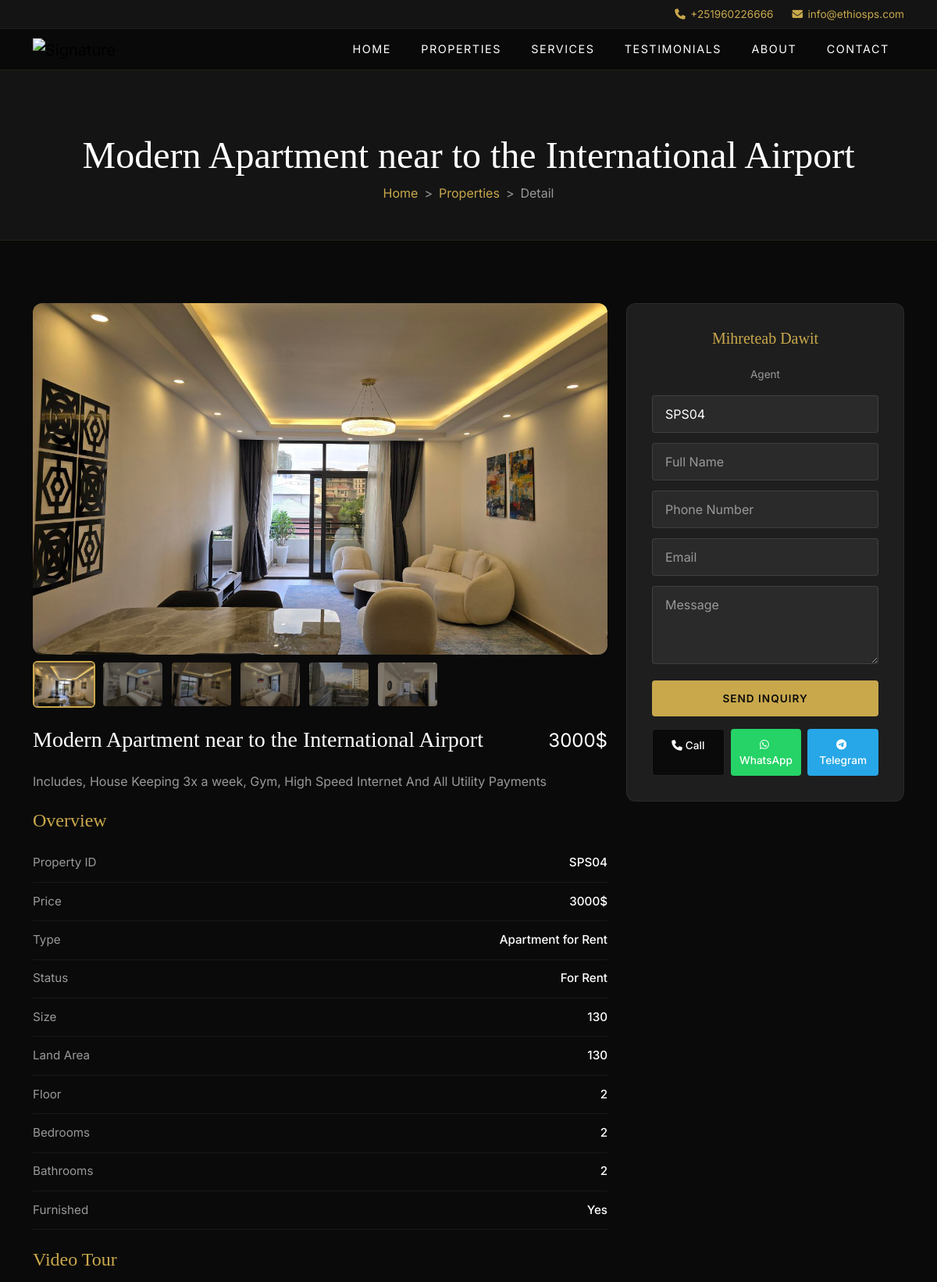
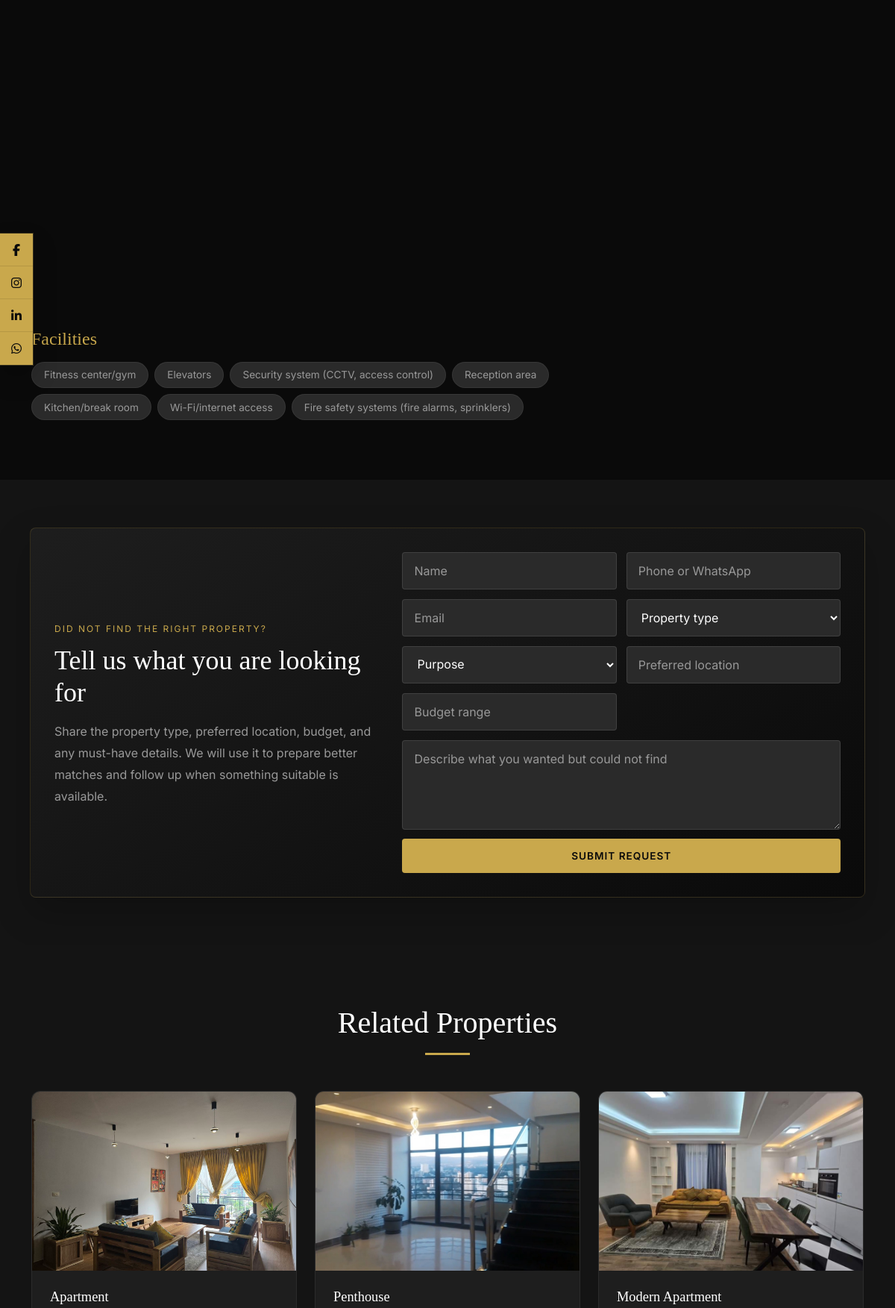
The app's page /properties/modern-apartment-near-to-the-international-airport (upper part) with its own data (2 pictures, top to bottom).
### signatureapp/models.py (models this page shows, shortened)
class contact(models.Model):
    google_map=models.CharField(max_length=600, blank=True)
    phone_number=models.CharField(max_length=600, blank=True)
    office_phone=models.CharField(max_length=600, blank=True)
    email=models.CharField(max_length=600, blank=True)
    website=models.CharField(max_length=600, blank=True)
    address=models.CharField(max_length=600, blank=True)
    facebook=models.CharField(max_length=600, blank=True)
    instagram=models.CharField(max_length=600, blank=True)
    linkden=models.CharField(max_length=600, blank=True)
    class Meta:
        verbose_name =("contact")
        verbose_name_plural =("Contact Us")

class propertys(models.Model):
    STATUS= [
        ('For Sale','For Sale'),
        ('For Rent','For Rent'),
    ]
    property_id = models.CharField(max_length=20, unique=True, blank=True, null=True)
    property_title= models.CharField(max_length=600, blank=True)
    slug= models.SlugField(unique=True, null=False)
    price = models.CharField(max_length=100,blank=True)
    price_amount   = models.IntegerField(null=True, blank=True, help_text="Numeric price value, parsed from price text")
    price_currency = models.CharField(max_length=8, blank=True, default='', help_text="ETB, USD, or empty")
    property_types = models.ForeignKey(catagory, on_delete=models.PROTECT)
    agent = models.ForeignKey(egent, on_delete=models.PROTECT,blank=True,null=True )
    facilitie = models.ManyToManyField(facilities )
    property_location= models.CharField(max_length=100,blank=True)
    property_size =models.IntegerField()
    property_area =models.IntegerField()
    property_status = models.CharField(max_length=100, choices=STATUS,default='draft')
    property_floor =models.IntegerField()
    bedrooms= models.CharField(max_length=100,blank=True)
    bathrooms= models.CharField(max_length=100,blank=True)
    furnished= models.CharField(max_length=100,blank=True)
    property_short_discription= models.TextField(blank=True)
    main_image = models.ImageField(upload_to ='products', blank=True)
    slide_1 = models.ImageField(upload_to ='products', blank=True)
    slide_2 = models.ImageField(upload_to ='products', blank=True)
    slide_3 = models.ImageField(upload_to ='products', blank=True)
    slide_4 = models.ImageField(upload_to ='products', blank=True)
    slide_5 = models.ImageField(upload_to ='products', blank=True)
    slide_6 = models.ImageField(upload_to ='products', blank=True)
    video_link=models.URLField(max_length=600, blank=True)
    last_update = models.DateTimeField(auto_now=True)
    class Meta:
        verbose_name =("propertys")
        verbose_name_plural =("Propertys")
    def _property_type_name(self):
        if not self.property_types_id:
            return ""
        return (self.property_types.catagorys or "").lower()
    @staticmethod
    def _has_display_value(value):
        if value is None:
            return False
        text = str(value).strip()
        return bool(text) and text.lower() not in {"0", "no", "none", "n/a", "na"}
    def is_land_listing(self):
        return "land" in self._property_type_name()
    def is_residential_listing(self):
        property_type = self._property_type_name()
        return any(
            keyword in property_type
            for keyword in ("apartment", "house", "villa", "penthouse", "condo")
        )
    def card_specs(self):
        if self.is_land_listing():
            specs = [
                ("fas fa-ruler-combined", "Land Area", self.property_area),
                ("fas fa-expand-arrows-alt", "Size", self.property_size),
            ]
        elif self.is_residential_listing():
            specs = [
                ("fas fa-bed", "Beds", self.bedrooms),
                ("fas fa-bath", "Baths", self.bathrooms),
            ]
        else:
            specs = [
                ("fas fa-expand-arrows-alt", "Size", self.property_size),
                ("fas fa-building", "Floor", self.property_floor),
            ]
        return [
            {"icon": icon, "label": label, "value": value}
            for icon, label, value in specs
            if self._has_display_value(value)
        ]
    def overview_specs(self):
        specs = [
            ("Property ID", self.property_id),
            ("Price", self.price),
            ("Type", self.property_types),
            ("Status", self.property_status),
        ]
        if self.is_land_listing():
            specs.extend([
                ("Land Area", self.property_area),
                ("Size", self.property_size),
            ])
        elif self.is_residential_listing():
            specs.extend([
                ("Size", self.property_size),
                ("Land Area", self.property_area),
                ("Floor", self.property_floor),
                ("Bedrooms", self.bedrooms),
                ("Bathrooms", self.bathrooms),
                ("Furnished", self.furnished),
            ])
        return [
            {"label": label, "value": value}
            for label, value in specs
            if self._has_display_value(value)
        ]

class catagory(models.Model):
    catagorys= models.CharField(max_length=600, blank=True)
    slug= models.SlugField(unique=True, null=False, blank=True)
    icon= models.ImageField(upload_to ='catagory')
    class Meta:
        verbose_name = 'Catagory'
        verbose_name_plural = 'Category'
    def __str__(self):
        return self.catagorys

class facilities(models.Model):
    facilities_name= models.CharField(max_length=600, blank=True)
    slug= models.SlugField(unique=True, null=False, blank=True)
    class Meta:
        verbose_name = 'facilities'
        verbose_name_plural = 'Facilities List'

class egent(models.Model):
    name=models.CharField(max_length=600, blank=True)
    image= models.ImageField(upload_to ='home info', blank=True )
    phone_number=models.CharField(max_length=600, blank=True)
    office_phone=models.CharField(max_length=600, blank=True)
    email=models.CharField(max_length=600, blank=True)
    facebook=models.CharField(max_length=600, blank=True)
    instagram=models.CharField(max_length=600, blank=True)
    linkden=models.CharField(max_length=600, blank=True)
    class Meta:
        verbose_name =("egent")
        verbose_name_plural =("Agent")
        ordering = ["-id"]

### signatureapp/views.py (the view)
# urls.py: path('properties/<slug:slug>', views.properties_detail, name='properties-detail'),
def properties_detail(request, slug):
    pro = propertys.objects.select_related("property_types").get(slug=slug)
    propertyss = propertys.objects.select_related("property_types").all().order_by("-id")[:3]
    contacts = contact.objects.all()
    contactss = contacts.last()
    description = pro.property_short_discription or f"{pro.property_title} in {pro.property_location}. View price, location, and property details from Signature Property Solutions."
    image_url = absolute_url(pro.main_image.url) if pro.main_image else ""
    context = {
        "pro": pro,
        "propertyss": propertyss,
        "contactss": contactss,
        "categories": catagory.objects.all(),
        "seo": build_seo(request, pro.property_title, description, image_url),
        "schema_json": property_schema(pro),
    }
    return render(request, "apartment-single.html", context)

### signatureapp/views.py (called while the page is built)
def absolute_url(path):
    return f"{settings.SITE_URL}{path}"

def build_seo(request, title, description=DEFAULT_SEO_DESCRIPTION, image_url=""):
    canonical_url = absolute_url(request.path)
    return {
        "site_name": settings.SITE_NAME,
        "title": f"{title} | {settings.SITE_NAME}",
        "description": description,
        "canonical_url": canonical_url,
        "image_url": image_url,
    }

### template/apartment-single.html (shortened to what this page needs)
{% extends 'layouts/master.html' %}
{% block content %}
{% load static %}
<div class="lux-page-header">
  <div class="container">
    <h1>{{ pro.property_title }}</h1>
    <nav aria-label="breadcrumb">
      <ol class="breadcrumb">
        <li class="breadcrumb-item"><a href="{% url 'index' %}">Home</a></li>
        <li class="breadcrumb-item"><a href="{% url 'properties' %}">Properties</a></li>
        <li class="breadcrumb-item active">Detail</li>
      </ol>
    </nav>
  </div>
</div>
<section class="lux-section lux-section-dark">
  <div class="container">
    <div class="row g-4">
      <div class="col-lg-8">
        <div class="lux-gallery mb-4">
          <img id="mainImg" src="{{ pro.main_image.url }}" alt="{{ pro.property_title }}">
          <div class="lux-gallery-thumbs">
            <img src="{{ pro.main_image.url }}" alt="thumb" class="active" onclick="document.getElementById('mainImg').src=this.src; document.querySelectorAll('.lux-gallery-thumbs img').forEach(i=>i.classList.remove('active')); this.classList.add('active');">
            {% if pro.slide_1 %}<img src="{{ pro.slide_1.url }}" alt="thumb" onclick="document.getElementById('mainImg').src=this.src; document.querySelectorAll('.lux-gallery-thumbs img').forEach(i=>i.classList.remove('active')); this.classList.add('active');">{% endif %}
            {% if pro.slide_2 %}<img src="{{ pro.slide_2.url }}" alt="thumb" onclick="document.getElementById('mainImg').src=this.src; document.querySelectorAll('.lux-gallery-thumbs img').forEach(i=>i.classList.remove('active')); this.classList.add('active');">{% endif %}
            {% if pro.slide_3 %}<img src="{{ pro.slide_3.url }}" alt="thumb" onclick="document.getElementById('mainImg').src=this.src; document.querySelectorAll('.lux-gallery-thumbs img').forEach(i=>i.classList.remove('active')); this.classList.add('active');">{% endif %}
            {% if pro.slide_4 %}<img src="{{ pro.slide_4.url }}" alt="thumb" onclick="document.getElementById('mainImg').src=this.src; document.querySelectorAll('.lux-gallery-thumbs img').forEach(i=>i.classList.remove('active')); this.classList.add('active');">{% endif %}
            {% if pro.slide_5 %}<img src="{{ pro.slide_5.url }}" alt="thumb" onclick="document.getElementById('mainImg').src=this.src; document.querySelectorAll('.lux-gallery-thumbs img').forEach(i=>i.classList.remove('active')); this.classList.add('active');">{% endif %}
          </div>
        </div>
        <div class="d-flex justify-content-between align-items-start mb-3">
          <h3>{{ pro.property_title }}</h3>
          <span class="prop-price" style="font-size:1.5rem">{{ pro.price }}</span>
        </div>
        <p style="color:var(--gray)">{{ pro.property_short_discription }}</p>
        <h4 class="mt-4 mb-3" style="color:var(--gold)">Overview</h4>
        <table class="lux-overview-table">
          {% for spec in pro.overview_specs %}
          <tr><td>{{ spec.label }}</td><td>{{ spec.value }}</td></tr>
          {% endfor %}
        </table>
        {% if pro.video_link %}
        <h4 class="mt-4 mb-3" style="color:var(--gold)">Video Tour</h4>
        <div class="ratio ratio-16x9 mb-4" style="border-radius:12px;overflow:hidden">
          <iframe src="{{ pro.video_link }}" allowfullscreen></iframe>
        </div>
        {% endif %}
        <h4 class="mt-4 mb-3" style="color:var(--gold)">Facilities</h4>
        <div class="lux-facilities">
          {% for f in pro.facilitie.all %}
          <span>{{ f.facilities_name }}</span>
          {% endfor %}
        </div>
      </div>
      <div class="col-lg-4">
        <div class="lux-sidebar">
          {% if pro.agent %}
          <div class="text-center mb-3">
            <h5>{{ pro.agent.name }}</h5>
            <p style="color:var(--gray);font-size:0.85rem">Agent</p>
          </div>
          {% endif %}
          <input type="text" class="form-control" placeholder="Property ID" value="{{ pro.property_id }}">
          <input type="text" class="form-control" placeholder="Full Name">
          <input type="tel" class="form-control" placeholder="Phone Number">
          <input type="email" class="form-control" placeholder="Email">
          <textarea class="form-control" placeholder="Message"></textarea>
          <button class="btn-gold w-100 mt-2">Send Inquiry</button>
          <div class="lux-contact-btn">
            <a href="tel:+251-960-226-666" class="btn-call"><i class="fas fa-phone me-1"></i>Call</a>
            <a href="https://api.whatsapp.com/send?phone=0960226666" class="btn-whatsapp"><i class="fab fa-whatsapp me-1"></i>WhatsApp</a>
            <a href="https://web.telegram.org/k/" class="btn-telegram"><i class="fab fa-telegram me-1"></i>Telegram</a>
          </div>
        </div>
      </div>
    </div>
  </div>
</section>
{% include 'layouts/property_request_box.html' %}
<section class="lux-section lux-section-darker">
  <div class="container">
    <div class="lux-section-title">
      <h2>Related Properties</h2>
      <div class="gold-line"></div>
    </div>
    <div class="row g-4">
      {% for propertys in propertyss %}
      <div class="col-md-6 col-lg-4">
        <div class="lux-prop-card">
          <div class="card-img">
            <a href="{% url 'properties-detail' propertys.slug %}">
              <img src="{{ propertys.main_image.url }}" alt="{{ propertys.property_title }}">
            </a>
          </div>
          <div class="card-body">
            <h5><a href="{% url 'properties-detail' propertys.slug %}">{{ propertys.property_title }}</a></h5>
          </div>
        </div>
      </div>
      {% endfor %}
    </div>
  </div>
</section>
{% endblock %}

### template/layouts/header.html (shortened to what this page needs)
{% load static %}
<div class="lux-contact-bar d-none d-md-block">
  <div class="container d-flex justify-content-end">
    <a href="tel:{{ contactss.phone_number }}"><i class="fas fa-phone"></i>{{ contactss.phone_number }}</a>
    <a href="mailto:{{ contactss.email }}"><i class="fas fa-envelope"></i>{{ contactss.email }}</a>
  </div>
</div>
<nav class="navbar navbar-expand-lg lux-navbar">
  <div class="container">
    <a class="navbar-brand" href="{% url 'index' %}">
      <img src="{% static 'assets/images/logo.png' %}" alt="Signature">
    </a>
    <div class="collapse navbar-collapse justify-content-end" id="mainNav">
      <ul class="navbar-nav">
        <li class="nav-item"><a class="nav-link" href="{% url 'index' %}">Home</a></li>
        <li class="nav-item"><a class="nav-link" href="{% url 'properties' %}">Properties</a></li>
        <li class="nav-item"><a class="nav-link" href="{% url 'services' %}">Services</a></li>
        <li class="nav-item"><a class="nav-link" href="{% url 'testimonials' %}">Testimonials</a></li>
        <li class="nav-item"><a class="nav-link" href="{% url 'aboutus' %}">About</a></li>
        <li class="nav-item"><a class="nav-link" href="{% url 'contact' %}">Contact</a></li>
      </ul>
    </div>
  </div>
</nav>

### records on screen
contact: phone_number "+251960226666", email "info@ethiosps.com"
propertys: property_title "Modern Apartment near to the International Airport", main_image (picture), slide_1 (picture), slide_2 (picture), slide_3 (picture), slide_4 (picture), slide_5 (picture), price "3000$", property_short_discription "Includes, House Keeping 3x a week, Gym, High Speed Internet And All Utility Payments", value "SPS04" "3000$" "For Rent" "Yes", agent.name "Mihreteab Dawit", property_id "SPS04"
catagory: label "Type", value "Apartment for Rent"
facilities: facilities_name "Fitness center/gym"
facilities: facilities_name "Elevators"
facilities: facilities_name "Security system (CCTV, access control)"
facilities: facilities_name "Reception area"
facilities: facilities_name "Kitchen/break room"
facilities: facilities_name "Wi-Fi/internet access"
facilities: facilities_name "Fire safety systems (fire alarms, sprinklers)"
propertys: main_image (picture), property_title "Apartment"
propertys: main_image (picture), property_title "Penthouse"
propertys: main_image (picture), property_title "Modern Apartment"

### other values on screen
{{ spec.label }} "Property ID" "Price" "Status" "Size" "Land Area" "Floor" "Bedrooms" "Bathrooms" "Furnished"
{{ spec.value }} "130" "130" "2" "2" "2"
